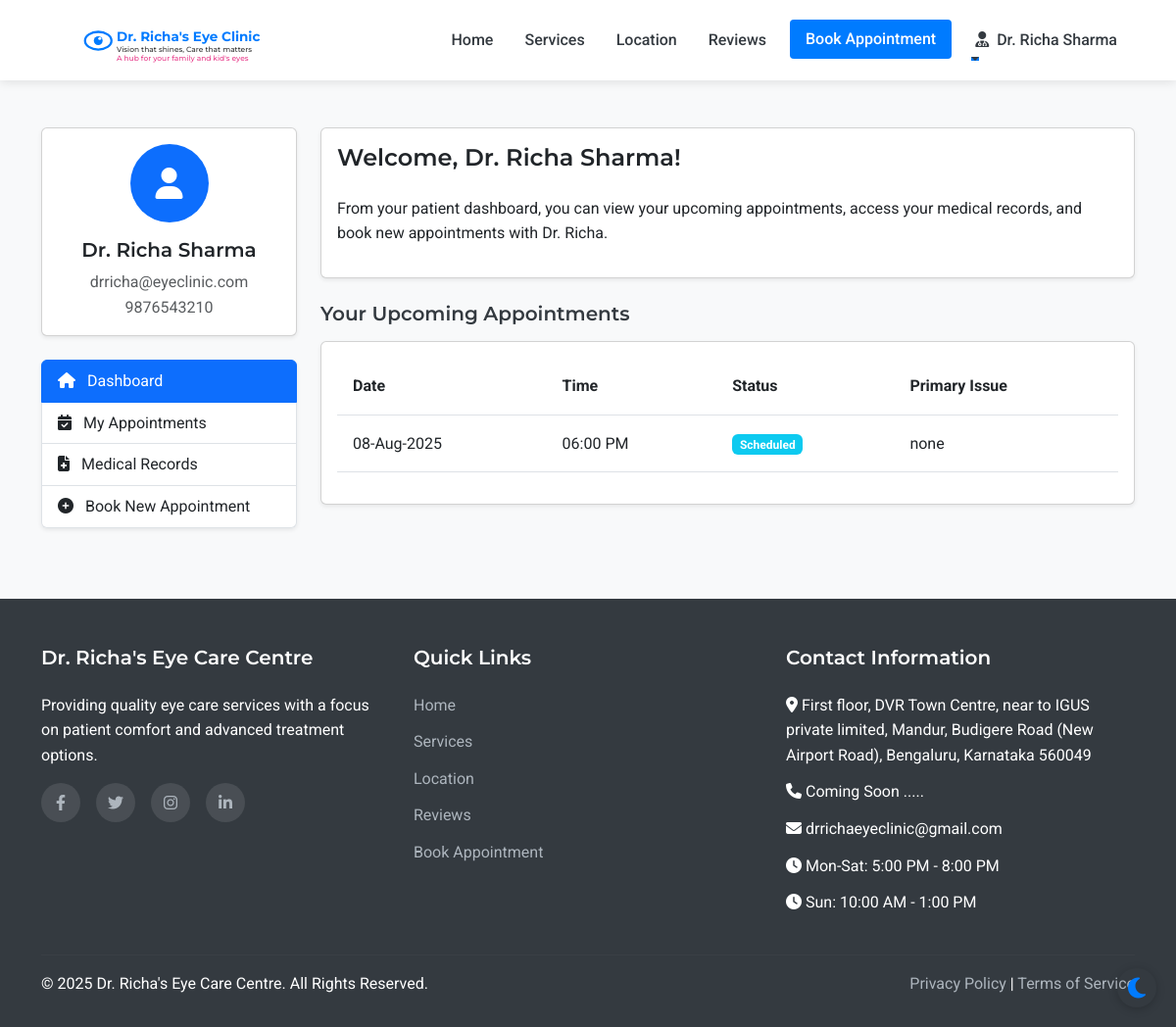
Before: /patient/dashboard (signed in) with the older database file.
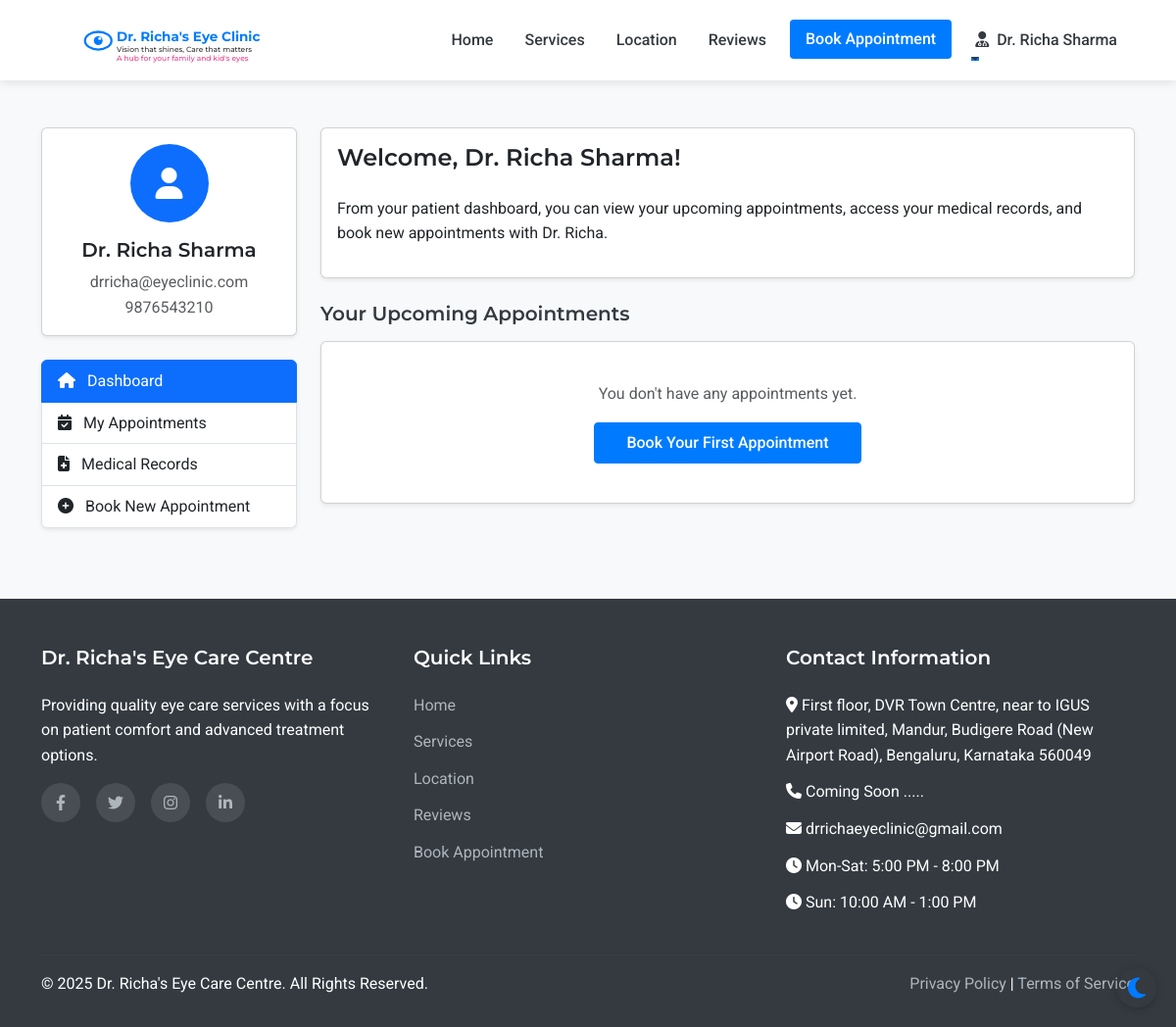
After: the same page with the newer database file.
### models.py (models this page shows, shortened)
class Appointment(db.Model):
    id = db.Column(db.Integer, primary_key=True)
    patient_id = db.Column(db.Integer, db.ForeignKey('patient.id'), nullable=False)
    appointment_date = db.Column(db.Date, nullable=False)
    appointment_time = db.Column(db.Time, nullable=False)
    primary_issue = db.Column(db.Text, nullable=True)
    referral_info = db.Column(db.String(255), nullable=True)
    status = db.Column(db.String(20), default='scheduled')  # scheduled, completed, cancelled
    created_at = db.Column(db.DateTime, default=datetime.utcnow)
    consultation_fee = db.Column(db.Float, nullable=False, default=500.0)
    payment_status = db.Column(db.String(20), default='pending')  # pending, paid

### routes.py (the view)
@app.route('/patient/dashboard')
@login_required
def patient_dashboard():
    appointments = Appointment.query.filter_by(patient_id=current_user.id).order_by(desc(Appointment.appointment_date), desc(Appointment.appointment_time)).all()
    return render_template('patient/dashboard.html', appointments=appointments)

### app.py (called while the page is built)
@login_manager.user_loader
def load_user(user_id):
    from models import Doctor, Assistant, Admin, Patient
    try:
        if user_id.startswith('doctor_'):
            return Doctor.query.get(int(user_id.split('_')[1]))
        elif user_id.startswith('assistant_'):
            return Assistant.query.get(int(user_id.split('_')[1]))
        elif user_id.startswith('admin_'):
            return Admin.query.get(int(user_id.split('_')[1]))
        else:
            return Patient.query.get(int(user_id))
    except (ValueError, AttributeError):
        return None

### routes.py (called while the page is built)
@app.context_processor
def inject_now():
    return {'now': datetime.now()}

### templates/patient/dashboard.html (shortened to what the changed rows need)
{% extends 'layout.html' %}
{% block content %}
<section class="py-5 bg-light">
    <div class="container">
        <div class="row">
            <div class="col-lg-9">
                <div class="card shadow-sm">
                    <div class="card-body">
                        {% if appointments %}
                            <div class="table-responsive">
                                <table class="table table-hover">
                                    <thead>
                                        <tr>
                                            <th>Date</th>
                                            <th>Time</th>
                                            <th>Status</th>
                                            <th>Primary Issue</th>
                                        </tr>
                                    </thead>
                                    <tbody>
                                        {% for appointment in appointments %}
                                            {% if appointment.appointment_date >= now.date() %}
                                                <tr>
                                                    <td>{{ appointment.appointment_date.strftime('%d-%b-%Y') }}</td>
                                                    <td>{{ appointment.appointment_time.strftime('%I:%M %p') }}</td>
                                                    <td>
                                                        {% if appointment.status == 'scheduled' %}
                                                            <span class="badge bg-info">Scheduled</span>
                                                        {% elif appointment.status == 'completed' %}
                                                            <span class="badge bg-success">Completed</span>
                                                        {% else %}
                                                            <span class="badge bg-secondary">{{ appointment.status }}</span>
                                                        {% endif %}
                                                    </td>
                                                    <td>{{ appointment.primary_issue or 'Not specified' }}</td>
                                                </tr>
                                            {% endif %}
                                        {% endfor %}
                                    </tbody>
                                </table>
                            </div>
                            {% set upcoming_count = appointments|selectattr('appointment_date', 'ge', now.date())|list|length %}
                        {% else %}
                            <div class="text-center p-4">
                                <p class="text-muted mb-3">You don't have any appointments yet.</p>
                                <a href="{{ url_for('appointment') }}" class="btn btn-primary">Book Your First Appointment</a>
                            </div>
                        {% endif %}
                    </div>
                </div>
            </div>
        </div>
    </div>
</section>
{% endblock %}

Changed rows visible on the page:
removed Appointment: appointment_date "08-Aug-2025", appointment_time "06:00 PM", status "Scheduled", primary_issue "none"
Other visible differences:
text no longer shown: "Date Time Status Primary Issue"
text now shown: "You don't have any appointments yet. Book Your First Appointment"
